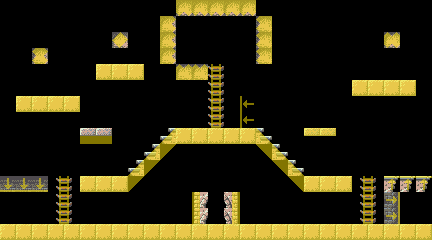

Below is a game level as drawn by its tile map, then a one-line description and the .tmx file that defines it, in full:
An orthogonal 27x15 tile map with 16x16 px tiles, 5 tile layers (BG3, BG2, BG1, KCL, ...), 2 tilesets.

<map version="1.2" tiledversion="1.2.4" orientation="orthogonal" renderorder="right-down" width="27" height="15" tilewidth="16" tileheight="16" infinite="0" nextlayerid="6" nextobjectid="1">
 <tileset firstgid="1" source="../Tsb/Kcl.tsx" />
 <tileset firstgid="25" source="../Tsb/Ruins.tsx" />
 <layer id="5" name="BG3" width="27" height="15">
  <data encoding="csv">
0,0,0,0,0,0,0,0,0,0,0,0,0,0,0,0,0,0,0,0,0,0,0,0,0,0,0,
0,0,0,0,0,0,0,0,0,0,0,0,0,0,0,0,0,0,0,0,0,0,0,0,0,0,0,
0,0,0,0,0,0,0,0,0,0,0,0,0,0,0,0,0,0,0,0,0,0,0,0,0,0,0,
0,0,0,0,0,0,0,0,0,0,0,0,0,0,0,0,0,0,0,0,0,0,0,0,0,0,0,
0,0,0,0,0,0,0,0,0,0,0,0,0,0,0,0,0,0,0,0,0,0,0,0,0,0,0,
0,0,0,0,0,0,0,0,0,0,0,0,0,0,0,0,0,0,0,0,0,0,0,0,0,0,0,
0,0,0,0,0,0,0,0,0,0,0,0,0,0,0,0,0,0,0,0,0,0,0,0,0,0,0,
0,0,0,0,0,0,0,0,0,0,0,0,0,0,0,0,0,0,0,0,0,0,0,0,0,0,0,
0,0,0,0,0,0,0,0,0,0,0,0,0,0,0,0,0,0,0,0,0,0,0,0,0,0,0,
0,0,0,0,0,0,0,0,0,0,0,0,0,0,0,0,0,0,0,0,0,0,0,0,0,0,0,
0,0,0,0,0,0,0,0,0,0,0,0,0,0,0,0,0,0,0,0,0,0,0,0,0,0,0,
0,0,0,0,0,0,0,0,0,0,0,0,0,0,0,0,0,0,0,0,0,0,0,0,0,0,0,
0,0,0,0,0,0,0,0,0,0,0,0,0,0,0,0,0,0,0,0,0,0,0,0,0,0,0,
0,0,0,0,0,0,0,0,0,0,0,0,0,0,0,0,0,0,0,0,0,0,0,0,0,0,0,
0,0,0,0,0,0,0,0,0,0,0,0,0,0,0,0,0,0,0,0,0,0,0,0,0,0,0
</data>
 </layer>
 <layer id="4" name="BG2" width="27" height="15">
  <data encoding="csv">
0,0,0,0,0,0,0,0,0,0,0,0,0,0,0,0,0,0,0,0,0,0,0,0,0,0,0,
0,0,0,0,0,0,0,0,0,0,0,0,0,0,0,0,0,0,0,0,0,0,0,0,0,0,0,
0,0,0,0,0,0,0,0,0,0,0,0,0,0,0,0,0,0,0,0,0,0,0,0,0,0,0,
0,0,0,0,0,0,0,0,0,0,0,0,0,0,0,0,0,0,0,0,0,0,0,0,0,0,0,
0,0,0,0,0,0,0,0,0,0,0,0,0,0,0,0,0,0,0,0,0,0,0,0,0,0,0,
0,0,0,0,0,0,0,0,0,0,0,0,0,0,0,0,0,0,0,0,0,0,0,0,0,0,0,
0,0,0,0,0,0,0,0,0,0,0,0,0,0,0,0,0,0,0,0,0,0,0,0,0,0,0,
0,0,0,0,0,0,0,0,0,0,0,0,0,0,0,0,0,0,0,0,0,0,0,0,0,0,0,
0,0,0,0,0,0,0,0,0,0,0,0,0,0,0,0,0,0,0,0,0,0,0,0,0,0,0,
0,0,0,0,0,0,0,0,0,0,0,0,0,0,0,0,0,0,0,0,0,0,0,0,0,0,0,
0,0,0,0,0,0,0,0,0,0,0,0,0,0,0,0,0,0,0,0,0,0,0,0,0,0,0,
0,0,0,0,0,0,0,0,0,0,0,0,0,0,0,0,0,0,0,0,0,0,0,0,0,0,0,
0,0,0,0,0,0,0,0,0,0,0,0,0,0,0,0,0,0,0,0,0,0,0,0,0,0,0,
0,0,0,0,0,0,0,0,0,0,0,0,0,0,0,0,0,0,0,0,0,0,0,0,0,0,0,
0,0,0,0,0,0,0,0,0,0,0,0,0,0,0,0,0,0,0,0,0,0,0,0,0,0,0
</data>
 </layer>
 <layer id="3" name="BG1" width="27" height="15">
  <data encoding="csv">
0,0,0,0,0,0,0,0,0,0,0,257,257,257,257,257,0,0,0,0,0,0,0,0,0,0,0,
0,0,0,0,0,0,0,0,0,0,257,0,0,0,0,0,257,0,0,0,0,0,0,0,0,0,0,
0,0,0,0,0,0,0,257,0,0,257,0,0,0,0,0,257,0,0,0,0,0,0,0,257,0,0,
0,0,257,0,0,0,0,0,0,0,257,0,0,0,0,0,257,0,0,0,0,0,0,0,0,0,0,
0,0,0,0,0,0,255,255,255,0,0,257,257,269,0,0,0,0,0,0,0,0,0,0,0,0,0,
0,0,0,0,0,0,0,0,0,0,0,0,0,269,0,0,0,0,0,0,0,0,255,255,255,255,0,
0,255,255,255,255,0,0,0,0,0,0,0,0,269,0,0,0,0,0,0,0,0,0,0,0,0,0,
0,0,0,0,0,0,0,0,0,0,0,0,0,269,0,0,0,0,0,0,0,0,0,0,0,0,0,
0,0,0,0,0,281,281,0,0,0,34,255,255,255,255,255,28,0,0,281,281,0,0,0,0,0,0,
0,0,0,0,0,0,0,0,0,34,0,0,0,0,0,0,0,28,0,0,0,0,0,0,0,0,0,
0,0,0,0,0,0,0,0,56,0,0,0,0,0,0,0,0,0,52,0,0,0,0,0,0,0,0,
149,149,149,270,271,255,255,255,0,0,0,0,0,0,0,0,0,0,0,255,255,255,270,271,43,43,43,
0,0,0,270,271,0,0,0,0,0,0,0,62,0,68,0,0,0,0,0,0,0,270,271,147,0,0,
0,0,0,270,271,0,0,0,0,0,0,0,62,0,68,0,0,0,0,0,0,0,270,271,147,0,0,
255,255,255,255,255,255,255,255,255,255,255,255,255,255,255,255,255,255,255,255,255,255,255,255,255,255,255
</data>
 </layer>
 <layer id="2" name="KCL" width="27" height="15">
  <data encoding="csv">
0,0,0,0,0,0,0,0,0,0,0,22,22,22,22,22,0,0,0,0,0,0,0,0,0,0,0,
0,0,0,0,0,0,0,0,0,0,24,0,0,0,0,0,23,0,0,0,0,0,0,0,0,0,0,
0,0,0,0,0,0,0,15,0,0,24,0,0,0,0,0,23,0,0,0,0,0,0,0,13,0,0,
0,0,14,0,0,0,0,0,0,0,24,0,0,0,0,0,23,0,0,0,0,0,0,0,0,0,0,
0,0,0,0,0,0,2,2,2,0,0,21,21,9,0,0,0,0,0,0,0,0,0,0,0,0,0,
0,0,0,0,0,0,0,0,0,0,0,0,0,9,0,0,0,0,0,0,0,0,2,2,2,2,0,
0,2,2,2,2,0,0,0,0,0,0,0,0,9,0,16,0,0,0,0,0,0,0,0,0,0,0,
0,0,0,0,0,0,0,0,0,0,0,0,0,9,0,16,0,0,0,0,0,0,0,0,0,0,0,
0,0,0,0,0,6,6,0,0,0,18,2,2,2,2,2,17,0,0,5,5,0,0,0,0,0,0,
0,0,0,0,0,0,0,0,0,18,19,0,0,0,0,0,20,17,0,0,0,0,0,0,0,0,0,
0,0,0,0,0,0,0,0,18,19,0,0,0,0,0,0,0,20,17,0,0,0,0,0,0,0,0,
4,4,4,10,11,2,2,2,19,0,0,0,0,0,0,0,0,0,20,2,2,2,10,11,3,3,3,
0,0,0,10,11,0,0,0,0,0,0,0,7,0,8,0,0,0,0,0,0,0,10,11,12,0,0,
0,0,0,10,11,0,0,0,0,0,0,0,7,0,8,0,0,0,0,0,0,0,10,11,12,0,0,
2,2,2,2,2,2,2,2,2,2,2,2,2,2,2,2,2,2,2,2,2,2,2,2,2,2,2
</data>
 </layer>
 <layer id="1" name="OV" width="27" height="15">
  <data encoding="csv">
0,0,0,0,0,0,0,0,0,0,0,0,0,0,0,0,0,0,0,0,0,0,0,0,0,0,0,
0,0,0,0,0,0,0,0,0,0,0,0,0,0,0,0,0,0,0,0,0,0,0,0,0,0,0,
0,0,0,0,0,0,0,0,0,0,0,0,0,0,0,0,0,0,0,0,0,0,0,0,0,0,0,
0,0,0,0,0,0,0,0,0,0,0,0,0,0,0,0,0,0,0,0,0,0,0,0,0,0,0,
0,0,0,0,0,0,0,0,0,0,0,0,0,0,0,0,0,0,0,0,0,0,0,0,0,0,0,
0,0,0,0,0,0,0,0,0,0,0,0,0,0,0,0,0,0,0,0,0,0,0,0,0,0,0,
0,0,0,0,0,0,0,0,0,0,0,0,0,0,0,0,0,0,0,0,0,0,0,0,0,0,0,
0,0,0,0,0,0,0,0,0,0,0,0,0,0,0,0,0,0,0,0,0,0,0,0,0,0,0,
0,0,0,0,0,0,0,0,0,0,0,0,0,0,0,0,0,0,0,0,0,0,0,0,0,0,0,
0,0,0,0,0,0,0,0,0,0,0,0,0,0,0,0,0,0,0,0,0,0,0,0,0,0,0,
0,0,0,0,0,0,0,0,0,0,0,0,0,0,0,0,0,0,0,0,0,0,0,0,0,0,0,
0,0,0,0,0,0,0,0,0,0,0,0,0,0,0,0,0,0,0,0,0,0,0,0,0,0,0,
0,0,0,0,0,0,0,0,0,0,0,0,0,0,0,0,0,0,0,0,0,0,0,0,0,0,0,
0,0,0,0,0,0,0,0,0,0,0,0,0,0,0,0,0,0,0,0,0,0,0,0,0,0,0,
0,0,0,0,0,0,0,0,0,0,0,0,0,0,0,0,0,0,0,0,0,0,0,0,0,0,0
</data>
 </layer>
</map>